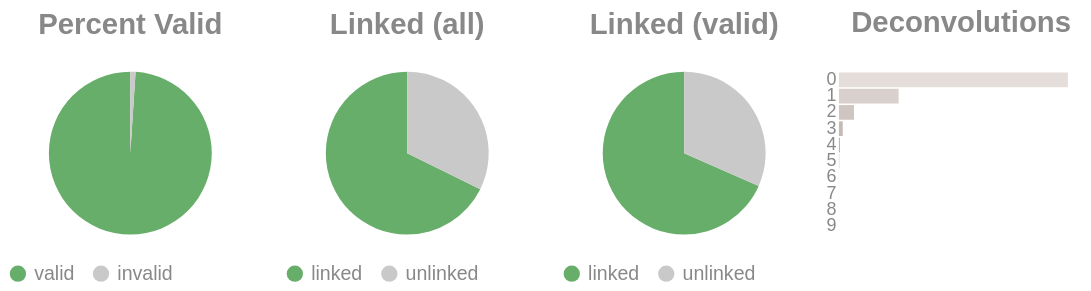

Notebook code for this chart:
### Code cell
if SKIPLR:
    pass
else:
    clash = Counter()
    for i in valids['molecule'].to_list():
        _mol = i.split("-")
        if len(_mol) == 1:
            clash.update('0')
        else:
            clash.update(_mol[-1])

    _d = {"deconvolutions": [], 'count': []}
    for k,v in clash.items():
        _d['deconvolutions'].append(k)
        _d['count'].append(v)

    tot_valid = valids['reads'].sum()
    mask = valids['reads'] >= 2
    n_linked_reads = valids.filter(mask)['reads'].sum()
    if n_linked_reads == 0:
        print_html("No linked molecules (>=2 reads) were detected; skipping linked-only distributions.")
        SKIPLR = True
    else:
        perc_valid = round(tot_valid / n_reads, 4)
        linked_perc_abs = round(n_linked_reads / n_reads, 4)
        linked_perc = round(n_linked_reads / tot_valid, 4)

    _valid = pl.DataFrame({"valids": ['valid', 'invalid'], "count": [tot_valid, n_reads - tot_valid]})
    _linked_abs = pl.DataFrame({"linked (absolute)": ['linked', 'unlinked'], "count": [n_linked_reads, n_reads - n_linked_reads]})
    _linked_rel = pl.DataFrame({"linked (valids)": ['linked', 'unlinked'], "count": [n_linked_reads, tot_valid - n_linked_reads]})

    (
        alt.hconcat(
            piechart(_valid, goodval = 'valid', title = "Percent Valid"),
            piechart(_linked_abs, goodval = "linked", title =  "Linked (all)"),
            piechart(_linked_rel, goodval = "linked", title =  "Linked (valid)"),
            convolutionbar(pl.DataFrame(_d), title = "Deconvolutions"),
            center = True,
            bounds = 'flush'
        )
        .resolve_scale(color='independent')
        .resolve_legend('independent')
        .properties(usermeta={'embedOptions': {"actions": False}})
    ).display()

### Figure 1 — Vega-Lite specification as saved in the notebook (floating-point values rounded to 4 significant figures)
{"width": "container", "height": 400, "config": {"title": {"anchor": "start", "dy": -15, "fontSize": 18, "color": "#888888", "subtitleColor": "#888888", "subtitleFontSize": 14}, "arc": {"fill": "#0072B2"}, "axis": {"domainColor": "#888888", "domainWidth": 0.5, "gridWidth": 0.2, "grid": false, "titleFontWeight": 400, "titleFontSize": 15, "labelFontSize": 11, "labelColor": "#888888", "tickColor": "#888888", "tickWidth": 0.2, "titleColor": "#888888"}, "axisBand": {"grid": false}, "axisX": {"grid": true, "tickSize": 10, "domainCap": "round"}, "axisY": {"domain": false, "grid": true, "tickSize": 0, "domainCap": "round"}, "background": "transparent", "header": {"labelFontSize": 15, "labelColor": "#888888", "titleFontSize": 15, "titleFontWeight": 600, "titleColor": "#888888"}, "legend": {"labelFont": "sans-serif", "labelFontSize": 12, "labelColor": "#888888", "symbolSize": 100, "symbolType": "circle", "titleFontSize": 12, "titlePadding": 10, "titleColor": "#888888", "title": null}, "range": {"category": ["#E69F00", "#56B4E9", "#009E73", "#F0E442", "#0072B2", "#D55E00", "#CC79A7", "#000000"], "diverging": ["#cfe8f3", "#a2d4ec", "#73bfe2", "#46abdb", "#1696d2", "#12719e"]}, "area": {"fill": "#0072B2", "fillOpacity": 0.7, "line": true, "strokeOpacity": 0.7}, "line": {"color": "#0072B2", "stroke": "#0072B2", "strokeWidth": 2}, "trail": {"color": "#0072B2", "stroke": "#0072B2", "strokeWidth": 0, "size": 1}, "point": {"filled": true, "fillOpacity": 1.0, "size": 95}, "text": {"color": "#888888", "fontSize": 11, "align": "right", "fontWeight": 400, "size": 11}, "bar": {"fill": "#0072B2", "stroke": null}, "view": {"stroke": null, "continuousWidth": 660, "continuousHeight": 400}}, "hconcat": [{"data": {"name": "data-e2b5dea345284ab11f05d16d12c11587"}, "mark": {"type": "arc"}, "encoding": {"color": {"field": "valids", "legend": {"orient": "bottom", "title": null}, "scale": {"domain": ["valid", "invalid"], "range": ["#68ae6b", "#C9C9C9"]}, "title": "Valids", "type": "nominal"}, "theta": {"field": "count", "type": "quantitative"}, "tooltip": [{"field": "valids", "title": "Valids", "type": "ordinal"}, {"field": "percent", "format": ".2%", "title": "Percent", "type": "quantitative"}, {"field": "count", "title": "Count", "type": "quantitative"}]}, "height": 100, "title": {"text": "Percent Valid", "align": "center", "anchor": "middle"}, "transform": [{"calculate": "datum.count / 22299680", "as": "percent"}], "width": 150}, {"data": {"name": "data-9fc46dfb9f64147f3b8bf346c82d00c0"}, "mark": {"type": "arc"}, "encoding": {"color": {"field": "linked (absolute)", "legend": {"orient": "bottom", "title": null}, "scale": {"domain": ["linked", "unlinked"], "range": ["#68ae6b", "#C9C9C9"]}, "title": "Linked (Absolute)", "type": "nominal"}, "theta": {"field": "count", "type": "quantitative"}, "tooltip": [{"field": "linked (absolute)", "title": "Linked (Absolute)", "type": "ordinal"}, {"field": "percent", "format": ".2%", "title": "Percent", "type": "quantitative"}, {"field": "count", "title": "Count", "type": "quantitative"}]}, "height": 100, "title": {"text": "Linked (all)", "align": "center", "anchor": "middle"}, "transform": [{"calculate": "datum.count / 22299680", "as": "percent"}], "width": 150}, {"data": {"name": "data-f1fc67ec11e8ce6d988df6f9878fc03b"}, "mark": {"type": "arc"}, "encoding": {"color": {"field": "linked (valids)", "legend": {"orient": "bottom", "title": null}, "scale": {"domain": ["linked", "unlinked"], "range": ["#68ae6b", "#C9C9C9"]}, "title": "Linked (Valids)", "type": "nominal"}, "theta": {"field": "count", "type": "quantitative"}, "tooltip": [{"field": "linked (valids)", "title": "Linked (Valids)", "type": "ordinal"}, {"field": "percent", "format": ".2%", "title": "Percent", "type": "quantitative"}, {"field": "count", "title": "Count", "type": "quantitative"}]}, "height": 100, "title": {"text": "Linked (valid)", "align": "center", "anchor": "middle"}, "transform": [{"calculate": "datum.count / 22069995", "as": "percent"}], "width": 150}, {"data": {"name": "data-e6f9fd41399aeb30ea5ab3457c281710"}, "mark": {"type": "bar"}, "encoding": {"color": {"field": "deconvolutions", "legend": null, "scale": {"scheme": "lightgreyred"}, "type": "nominal"}, "tooltip": [{"field": "deconvolutions", "title": "Deconvolutions", "type": "ordinal"}, {"field": "percent", "format": ".2%", "title": "Percent", "type": "quantitative"}, {"field": "count", "title": "Count", "type": "quantitative"}], "x": {"axis": null, "field": "count", "type": "quantitative"}, "y": {"field": "deconvolutions", "sort": "ascending", "title": null, "type": "nominal"}}, "height": 100, "title": {"text": "Deconvolutions", "align": "center", "anchor": "middle"}, "transform": [{"calculate": "datum.count / 11375944", "as": "percent"}], "width": 150}], "bounds": "flush", "center": true, "resolve": {"legend": {"angle": "independent"}, "scale": {"color": "independent"}}, "usermeta": {"embedOptions": {"actions": false}}, "$schema": "https://vega.github.io/schema/vega-lite/v6.4.1.json", "datasets": {"data-e2b5dea345284ab11f05d16d12c11587": [{"valids": "valid", "count": 22069995}, {"valids": "invalid", "count": 229685}], "data-9fc46dfb9f64147f3b8bf346c82d00c0": [{"linked (absolute)": "linked", "count": 15095167}, {"linked (absolute)": "unlinked", "count": 7204513}], "data-f1fc67ec11e8ce6d988df6f9878fc03b": [{"linked (valids)": "linked", "count": 15095167}, {"linked (valids)": "unlinked", "count": 6974828}], "data-e6f9fd41399aeb30ea5ab3457c281710": [{"deconvolutions": "0", "count": 8432314}, {"deconvolutions": "1", "count": 2199064}, {"deconvolutions": "2", "count": 554689}, {"deconvolutions": "3", "count": 139151}, {"deconvolutions": "4", "count": 36179}, {"deconvolutions": "5", "count": 9931}, {"deconvolutions": "6", "count": 3082}, {"deconvolutions": "7", "count": 1020}, {"deconvolutions": "8", "count": 370}, {"deconvolutions": "9", "count": 144}]}}
